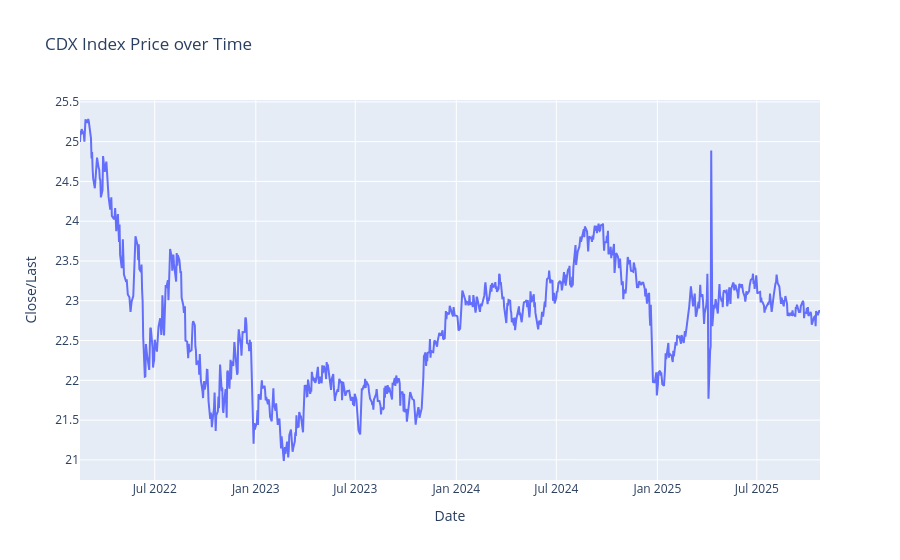
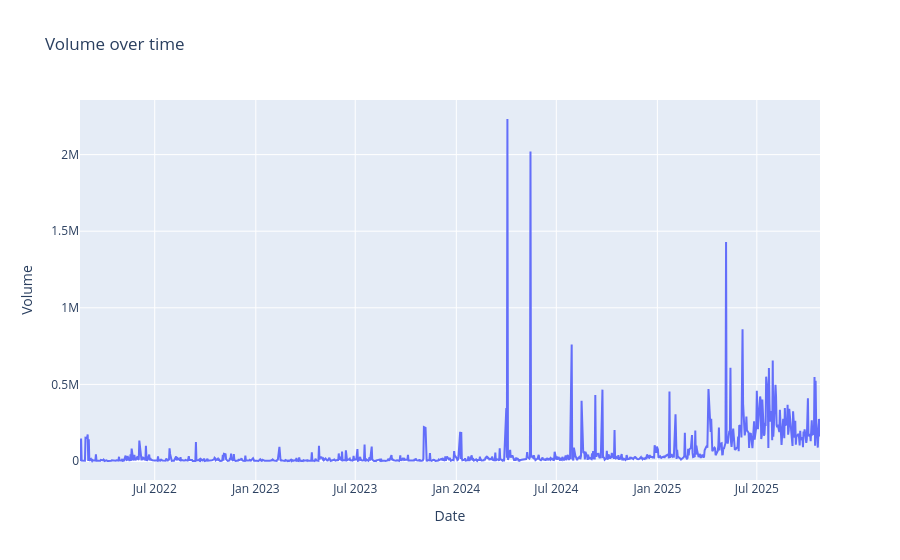

The notebook cell saved with these charts, in order:
### Code cell
import plotly.express as px

cdx = pd.read_csv("CDX_index_hist.csv")
cdx["Date"] = pd.to_datetime(cdx["Date"])
cdx = cdx.sort_values("Date")

fig = px.line(cdx, x="Date", y="Close/Last", title="CDX Index Price over Time")
fig2 = px.line(cdx, x="Date", y="Volume", title="Volume over time")
fig.show()
fig2.show()

### Figure 1 — Plotly figure (JSON) as saved in the notebook; plotly's stock layout.template omitted (floating-point values rounded to 4 significant figures; data arrays with more than 128 entries replaced by an {"elided": "..."} marker saying what was removed)
{"data": [{"hovertemplate": "Date=%{x}<br>Close/Last=%{y}<extra></extra>", "legendgroup": "", "line": {"color": "#636efa", "dash": "solid"}, "marker": {"symbol": "circle"}, "mode": "lines", "name": "", "orientation": "v", "showlegend": false, "type": "scatter", "x": {"elided": "927 str values"}, "xaxis": "x", "y": {"elided": "927 float values"}, "yaxis": "y"}], "layout": {"legend": {"tracegroupgap": 0}, "title": {"text": "CDX Index Price over Time"}, "xaxis": {"anchor": "y", "domain": [0, 1], "title": {"text": "Date"}}, "yaxis": {"anchor": "x", "domain": [0, 1], "title": {"text": "Close/Last"}}}}

### Figure 2 — Plotly figure (JSON) as saved in the notebook; plotly's stock layout.template omitted (floating-point values rounded to 4 significant figures; data arrays with more than 128 entries replaced by an {"elided": "..."} marker saying what was removed)
{"data": [{"hovertemplate": "Date=%{x}<br>Volume=%{y}<extra></extra>", "legendgroup": "", "line": {"color": "#636efa", "dash": "solid"}, "marker": {"symbol": "circle"}, "mode": "lines", "name": "", "orientation": "v", "showlegend": false, "type": "scatter", "x": {"elided": "927 str values"}, "xaxis": "x", "y": {"elided": "927 int values"}, "yaxis": "y"}], "layout": {"legend": {"tracegroupgap": 0}, "title": {"text": "Volume over time"}, "xaxis": {"anchor": "y", "domain": [0, 1], "title": {"text": "Date"}}, "yaxis": {"anchor": "x", "domain": [0, 1], "title": {"text": "Volume"}}}}
